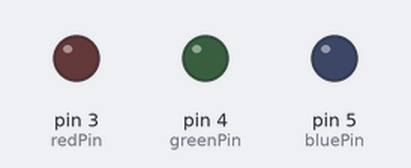
This sketch was run on a simulated Arduino Uno, built with avr-gcc and run on an emulated ATmega328P. On the bench: output pins drawn as LEDs (lit = HIGH).

Above: at 1.0 s.
At 2.5 s:
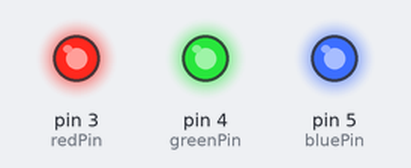
Timing chart, 0 to 4.6 s (numbered marks = the images above):
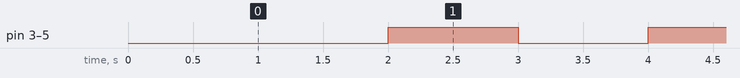

The sketch:

practice-1.ino
```cpp
const int redPin = 3;
const int greenPin = 4;
const int bluePin = 5;

int ledState = HIGH;
unsigned long previousMillis = 0;
const long interval = 1000;

void setup() {
  pinMode(redPin, OUTPUT);
  pinMode(greenPin, OUTPUT);
  pinMode(bluePin, OUTPUT);
}

void loop() {
  unsigned long currentMillis = millis();

  if (currentMillis - previousMillis >= interval) {
    previousMillis = currentMillis;
    if (ledState == HIGH) {
      ledState = LOW;
    } else {
      ledState = HIGH;
    }
    digitalWrite(redPin, ledState);
    digitalWrite(greenPin, ledState);
    digitalWrite(bluePin, ledState);
  }
}
```

Measured:
- by itself, pin 3 (redPin), pin 4 (greenPin), pin 5 (bluePin): alternates HIGH for 1.0 s and LOW for 1.0 s
